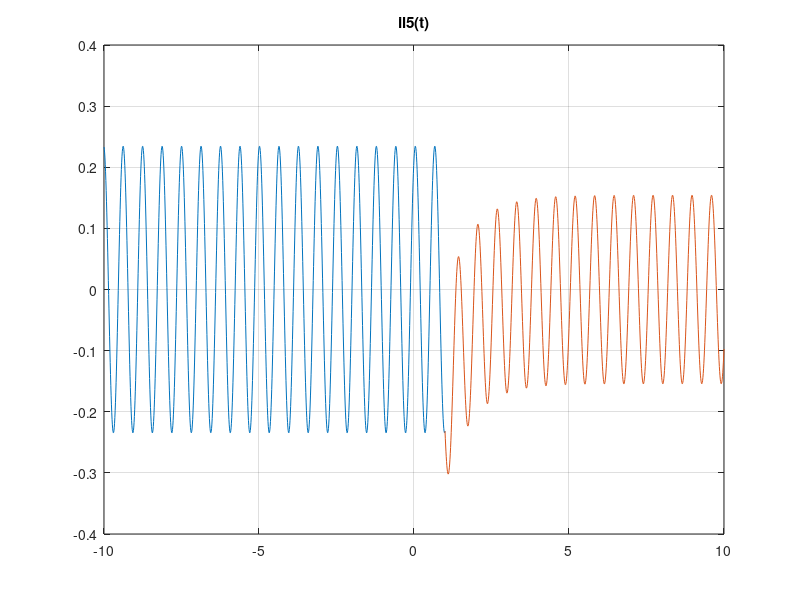
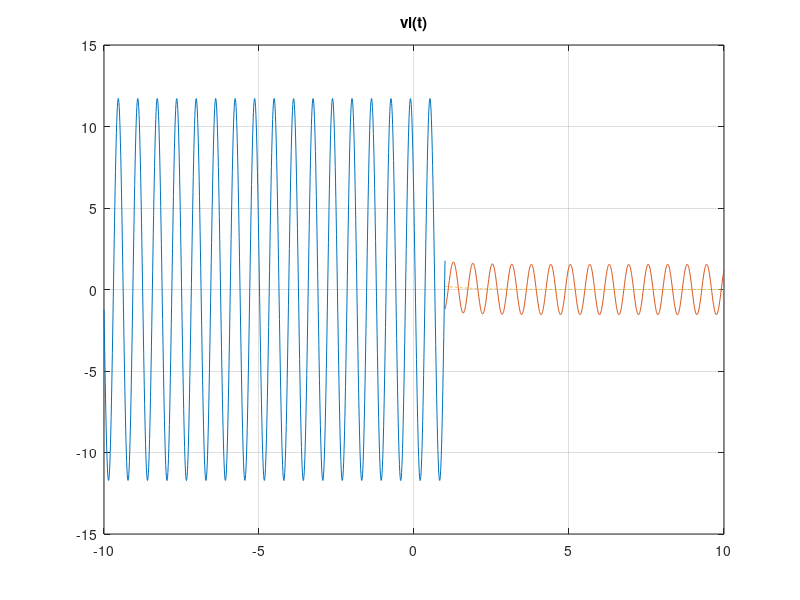
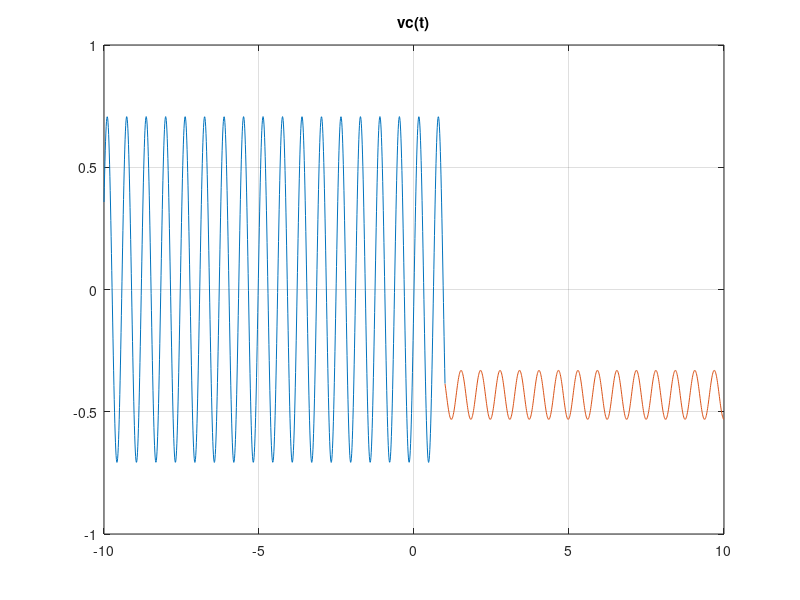

Here is the MATLAB script that generated these plots, in order:
clear all
close all
clc

% inserimento dati 
w = 10;

r1 = 2; r5 = 2; r6 = 2; r8 = 2; 
zr1 = r1; zr5 = r5; zr6 = r6; zr8 = r8; 

r4 = 4*0.5; r3 = 4*0.5;
zr4 = r4; zr3 = r3; 

c1 = 1; l5 = 5; zc1 = -j/(w*c1); zl5 = j*w*l5; 

% pre transotorio, gradezze fasoriali 

i1 = 5*sqrt(2)*exp(j*pi/2); 
v2 = 10*sqrt(2)*exp(j*(pi/3 + pi/2));
i3 = -(4/2)*exp(j*(pi/2 - pi/6)); 

% matrice del metodo delle maglie 

A = [...
    zr1 0 1 0
    -(zr1 + zr8 + zr6) zr3 0 0
    zr6 -(zr6 + zr5 + zr4 + zl5) 0 0
    0 zr4 0 1];
 
j1 = i1; j4 = i3; 

B = [j1*(zr1 + zc1); v2 - j1*zr1; -(v2+j4*zr4); j4*(zr3 + zr4)];

X = A\B; 

j2 = X(1); j3 = X(2); v1 = X(3); v3 = X(4); 

% correnti di lato a partire da quele di maglia 

ir1 = j2 - j1; ir8 = j2; iv = j3-j2; ir5 = j3; il5 = j3; ir4 = j4 - j3; 

% verifico boucherot 

pu = 1/2*[zr1*abs(ir1)^2 + zc1*abs(i1)^2 + zr8*abs(ir8)^2 + zr6*abs(iv)^2 + zl5*abs(il5)^2  + zr5*abs(ir5)^2 + zr4*abs(ir4)^2 + zr3*abs(i3)^2]

pg = 1/2*[v1*conj(i1) + v3*conj(i3) + v2*conj(iv)]

% contonuità e variabili richieste 

maxil5 = abs(il5)
phiil5 = angle (il5)
il5a1meno = maxil5*sin(w*1 + phiil5)

vl = zl5*il5
maxvl = abs(vl)
phivl = angle(vl)

vla1meno = maxvl*sin(w*1 + phivl)

vc = zc1*i1
maxvc = abs(vc)
phivc = angle(vc)
vca1meno = maxvc*sin(w*1 + phivc)

% transitorio 

i1p = exp(j*pi/6); 
i3p = -exp(-j*pi/4);
v2p = 7*exp(j*pi/3);

% transitorio circuito 1

c = vca1meno + (1/10)*sin(w*1 + pi/6 + pi/2)

% transitorio circuito 2

req = zr6 + zr5 + zr4; 

tao = l5/req

% post transitorio circuito 2

zreq = req;
zeq1 = zreq + zl5;

vl51 = zr4*i3p; vl52 = v2p;

v0 = vl51 + vl52;

I = v0/zeq1 

maxI = abs(I)
phiI = angle(I)

k = il5a1meno - maxI*sin(w*1 + phiI)

k/tao, 10*maxI, 

vla1piu = k/tao + 10*maxI*cos(w*1 + phiI)

t1=-10:0.01:1;
t2=1:0.01:10;

iltpre = maxil5*sin(w*t1 + phiil5);
iltpost = k*exp((1-t2)/tao) + maxI*sin(w*t2 + phiI);

figure(1)
plot(t1, iltpre)
grid on 
hold on 
title ("il5(t)")
plot(t2, iltpost)


vlpre = maxvl*sin(w*t1 + phivl);
vlpost = -(k/tao)*exp((1-t2)/tao) + 10*maxI*sin(w*t2 + phiI + pi/2);


figure(2)
plot(t1, vlpre)
grid on 
hold on 
title ("vl(t)")
plot(t2, vlpost)
plot(t2, -(k/tao)*exp((1-t2)/tao), '--')


vcpre = maxvc*sin(w*t1 + phivc);
vcpost = -(1/10)*cos(w*t2 + pi/6) -0.4310;


figure(3)
plot(t1, vcpre)
grid on 
hold on 
title ("vc(t)")
plot(t2, vcpost)

close all

% punto 2

zsx = zr8 + zr1; zdx = zr5 + zr4 + zl5; zeq = (zsx*zdx)/(zsx+zdx)

icc1 = -i1*(zr1/(zr1 + zr8))


icc2 = i3*(zr4/(zr4+zl5+zr5))

zsx3 = zr1 + zr8; zdx3 = zr5 + zr4 + zl5; 
zeq3 = (zsx3*zdx3)/(zdx3+zsx3);

icc3 = v2/zeq3

i0 = icc1 + icc2 + icc3;

iv

ir6b = i0*(zeq/(zeq + zr6))

pr6 = (1/2)*zr6*abs(ir6b)^2 

(1/2)*zr6*abs(iv)^2

